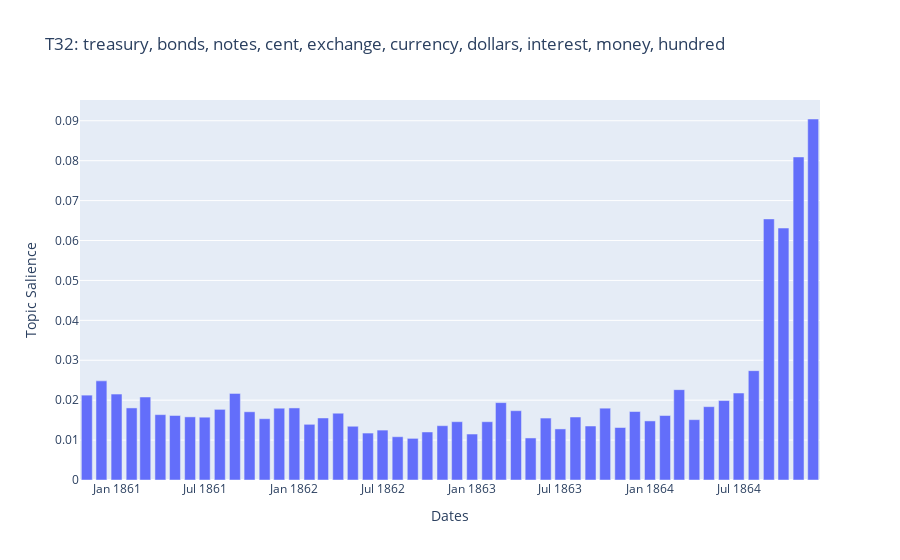

Here is the notebook cell this chart was saved with:
### Code cell
# Create the data for the bar chart
bar_data = go.Bar(
    x=topicSum["month"], 
    y=topicSum[topic]
)
# Create the layout information for display
layout = go.Layout(
    title=topic+": "+topicDic[topic],    
    xaxis=dict(title='Dates'),
    yaxis=dict(title='Topic Salience')
)
# These two together create the "figure"
figure = go.Figure(data=[bar_data], layout=layout)
# Use "iplot" to create the figure in the Jupyter notebook
iplot(figure)
